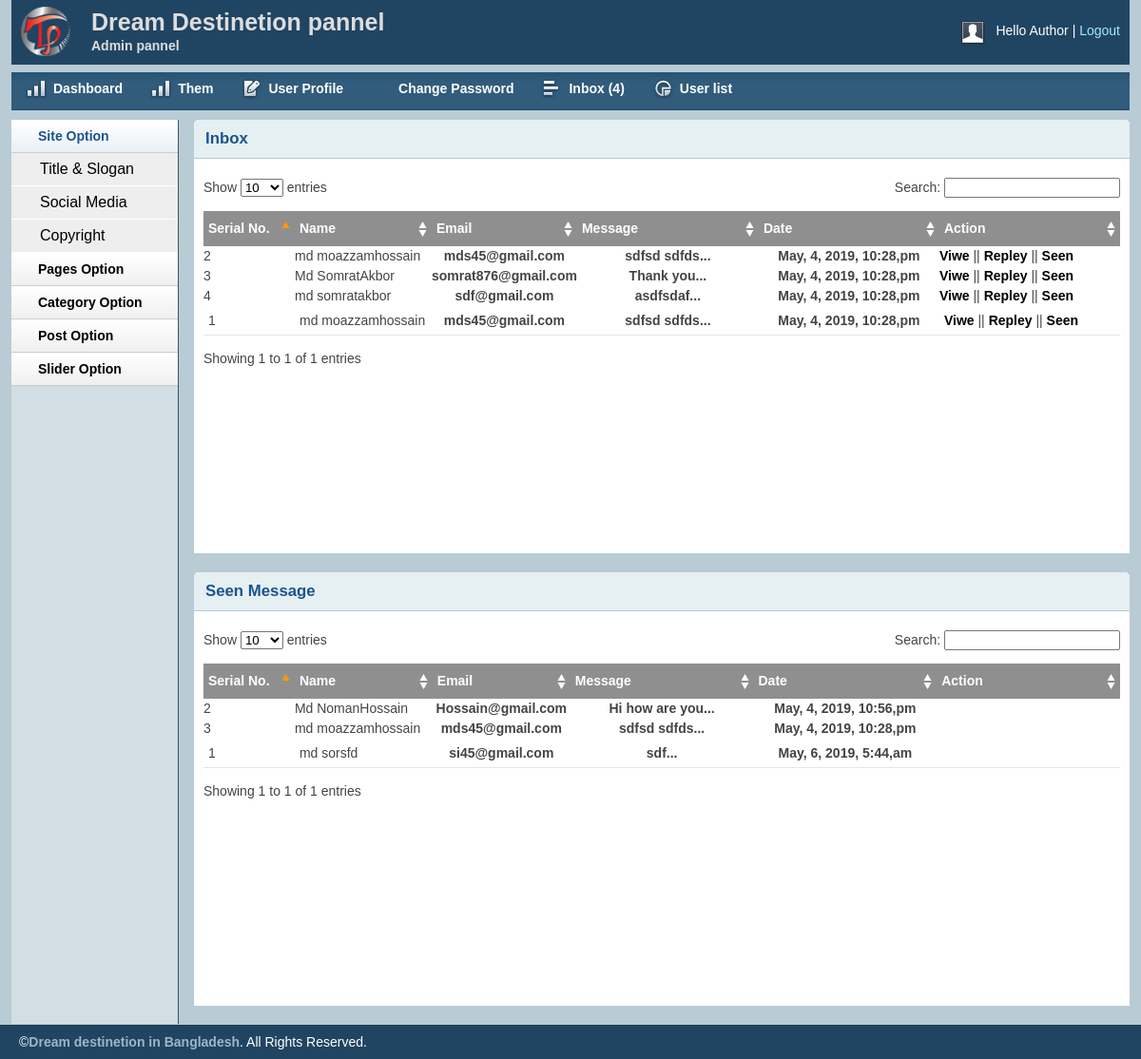
Screenshot of /admin/inbox.php (signed in) with the database file from the repository.
### tables this page shows
CREATE TABLE `tbl_contact` (
  `id` int(11) NOT NULL,
  `fname` varchar(255) NOT NULL,
  `lname` varchar(255) NOT NULL,
  `email` varchar(255) NOT NULL,
  `body` text NOT NULL,
  `status` int(11) NOT NULL DEFAULT '0',
  `date` timestamp NOT NULL DEFAULT CURRENT_TIMESTAMP
);

CREATE TABLE `tbl_footer` (
  `id` int(11) NOT NULL,
  `note` varchar(215) NOT NULL
);

### lib/Database.php (called while the page is built, shortened)
<?php
Class Database{
	public $host   = DB_HOST;
	public $user   = DB_USER;
	public $pass   = DB_PASS;
	public $dbname = DB_NAME;
	public $link;
	private function connectDB(){
	$this->link = new mysqli($this->host, $this->user, $this->pass, $this->dbname);
 }
	public function select($query){
		$result = $this->link->query($query) or die($this->link->error.__LINE__);
		if($result->num_rows > 0){
			return $result;
		} else {
			return false;
		}
	}
}

### helpers/Formate.php (called while the page is built, shortened)
<?php
class formate{
public function dateformate($date){
	return date('F, j, Y, g:i,a',strtotime($date));
}
public function textshort($body,$limit = 400){
$body = $body." ";
$body = substr($body, 0 , $limit);
$body = substr($body, 0 , strrpos($body,' '));
$body = $body."...";
return $body;
}
}
?>

### lib/session.php (called while the page is built, shortened)
<?php
class session{
public static function get($key){
	if (isset($_SESSION[$key]))
	 {
		return $_SESSION[$key];
	}
	else{
		return false;
	}
}
}
?>

### admin/inbox.php (the view, shortened to what this page needs)
<?php include "inc/header.php";?>
<?php include "inc/sidebar.php";?>
        <div class="grid_10">
            <div class="box round first grid">
                <h2>Inbox</h2>
                <div class="block">
                    <table class="data display datatable" id="example">
					<thead>
						<tr>
							<th width="10%">Serial No.</th>
							<th width="15%">Name</th>
							<th width="15%">Email</th>
							<th width="20%">Message</th>
							<th width="20%">Date</th>
							<th width="20%">Action</th>
						</tr>
					</thead>
					        	  <?php
                $query = "SELECT * FROM  tbl_contact where status='0' order by id desc";
                $getmessage = $db->select($query);
                if ($getmessage) {
                	$i = 0;
                while ($result = $getmessage->fetch_assoc()) {
            		$i++;
                ?>
					<tbody>
						<tr class="odd gradeX">
							<td><?php echo $i?></td>
							<td><?php echo $result['fname'].''.$result['lname'];?></td>
							<th><?php echo $result['email'];?></th>
							<th><?php echo $fm->textshort($result['body'],30);?></th>
							<th><?php echo $fm->dateformate($result['date']);?></th>
							<td>
                                <a href="viwe.php?msgid=<?php echo $result['id'];?>">Viwe</a>
                                <?php
                                if (session::get('userRole')=='0' || session::get('userRole')=='1') {
                                ?>
                                 ||
                                  <a href="repley.php?msgid=<?php echo $result['id'];?>">Repley</a>
                                  <?php
                              }
                                  ?>
                                  ||
                                   <a onclick="return confirm('Are you sure to sent the message in seen box')" href="?seenid=<?php echo $result['id'];?>">Seen</a></td>
						</tr>
					</tbody>
					<?php
				    }
                }
				?>
				</table>
               </div>
            </div>
        </div>
       <div class="grid_10">
            <div class="box round first grid">
                <h2>Seen Message</h2>
                <div class="block">
                    <table class="data display datatable" id="example">
					<thead>
						<tr>
							<th width="10%">Serial No.</th>
							<th width="15%">Name</th>
							<th width="15%">Email</th>
							<th width="20%">Message</th>
							<th width="20%">Date</th>
							<th width="20%">Action</th>
						</tr>
					</thead>
			<?php
                $query = "SELECT * FROM  tbl_contact where status='1' order by id desc";
                $getmessage = $db->select($query);
                if ($getmessage) {
                	$i = 0;
                while ($result = $getmessage->fetch_assoc()) {
            		$i++;
                ?>
					<tbody>
						<tr class="odd gradeX">
							<td><?php echo $i?></td>
							<td><?php echo $result['fname'].''.$result['lname'];?></td>
							<th><?php echo $result['email'];?></th>
							<th><?php echo $fm->textshort($result['body'],30);?></th>
							<th><?php echo $fm->dateformate($result['date']);?></th>
							<td>
                                 </td>
						</tr>
					</tbody>
					<?php
				    }
                }
				?>
				</table>
               </div>
            </div>
        </div>
        <?php include "inc/footer.php";?>

### admin/inc/footer.php (shortened to what this page needs)
    </div>
    <?php
    $query= "SELECT *FROM tbl_footer ";
    $copy = $db->select($query);
    if ($copy) {
    	while ($result = $copy->fetch_assoc()) {
    ?>
    <div id="site_info">
        <p>
         &copy;<a href="http://trainingwithliveproject.com"><?php echo $result['note'];?></a>. All Rights Reserved.
        </p>
    </div>
    <?php
     	}
    }
    ?>
</body>
</html>

### admin/css/layout.css (style rules this page uses)
body { background: #fff none repeat scroll 0 0; color: #444; font-size: 14px; padding: 0; }
a { color: #000; font-weight:bold; text-decoration: none; }
h1, h2, h3, h4, h5, h6 { line-height:1.2em; margin-bottom:.3em; }
h2 { margin-top:1em; }
.box { background:#fff; margin-bottom:20px; padding:10px 10px 10px 10px; margin-left:-8px; }
.box.grid { padding-bottom:40px; }
.box.round { -moz-border-radius: 5px 5px 0px 0px; -webkit-border-radius: 5px 5px 0px 0px; border-radius: 5px 5px 0px 0px; }
.box h2 { font-size:1.2em; font-weight:bold; color:#1B548D; background:#E6F0F3; margin:-10px -10px 0 -10px; padding:10px 12px; border-bottom:1px solid #B3CBD6; -moz-border-radius: 5px 5px 0px 0px; -webkit-border-radius: 5px 5px 0px 0px; border-radius: 5px 5px 0px 0px; }
.box.first { min-height: 406px; }
.block { padding-top:20px; }
p { margin-bottom:1em; }
#site_info { color:#fff; background:#204562; border-top:1px solid #1d3b53; padding-left:20px; }
#site_info p { line-height:35px; margin-bottom:0px; }
#site_info a { color:#9ab6cc; }
.block { padding-bottom:1px; }
table.display { margin: 0 auto; clear: both; width: 100%; }
.sorting_asc { background: #8f8f8f url(../img/table/sort_asc.png) no-repeat center right; padding:8px 5px; text-align:left; color:#fff; }
.sorting { background:#8f8f8f url(../img/table/sort_both.png) no-repeat center right; padding:8px 5px; text-align:left; color:#fff; }
tr.odd { height: 30px; line-height: 30px; border-bottom:1px solid #e6e6e6; }
tr.odd td, tr.even td { padding-left:5px; }

### rows the page displays
tbl_contact: fname "md moazzam", lname "hossain", email "mds45@gmail.com", body "sdfsd sdfds...", date "May, 4, 2019, 10:28,pm"
tbl_contact: fname "md moazzam", lname "hossain", email "mds45@gmail.com", body "sdfsd sdfds...", date "May, 4, 2019, 10:28,pm"
tbl_contact: fname "Md Somrat", lname "Akbor", email "somrat876@gmail.com", body "Thank you...", date "May, 4, 2019, 10:28,pm"
tbl_contact: fname "md somrat", lname "akbor", email "sdf@gmail.com", body "asdfsdaf...", date "May, 4, 2019, 10:28,pm"
tbl_contact: fname "md sor", lname "sfd", email "si45@gmail.com", body "sdf...", date "May, 6, 2019, 5:44,am"
tbl_contact: fname "Md Noman", lname "Hossain", email "Hossain@gmail.com", body "Hi how are you...", date "May, 4, 2019, 10:56,pm"
tbl_contact: fname "md moazzam", lname "hossain", email "mds45@gmail.com", body "sdfsd sdfds...", date "May, 4, 2019, 10:28,pm"
tbl_footer: note "Dream destinetion in Bangladesh"

### other values shown
session::get('username') "Author"
$count "4"
